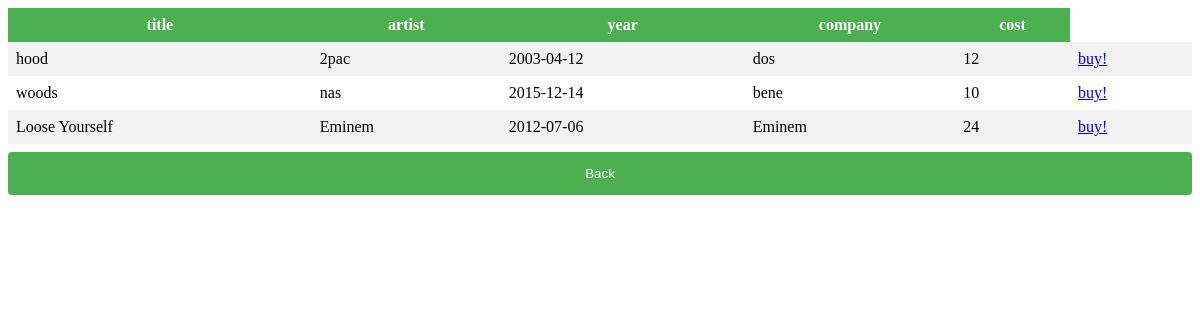
Page /hiphop1.php on the committed database.
### tables this page shows
CREATE TABLE `hiphop` (
  `title` text NOT NULL,
  `artist` text NOT NULL,
  `year` date NOT NULL,
  `company` text NOT NULL,
  `cost` int(11) NOT NULL,
  `category` text NOT NULL
);

### hiphop1.php (the view, shortened to what this page needs)
<html>
    <head>
            </head>
<body>
<?php
 $con = mysqli_connect("localhost", "root", "", "cd");
 $sql = "SELECT title,artist,year,company,cost FROM hiphop";
$result = mysqli_query($con, $sql);
?>
    <table cellpadding="2" cellspacing="2" border="0">
        <tr>
            <th>title</th>
            <th>artist</th>
            <th>year</th>
            <th>company</th>
            <th>cost</th>
       </tr>
    <?php if (mysqli_num_rows($result) > 0) {
    while($row = mysqli_fetch_assoc($result)) { ?>
        <tr>
            <td><?php echo $row["title"]; ?></td>
            <td><?php echo $row["artist"]; ?></td>
            <td><?php echo $row["year"]; ?></td>
            <td><?php echo $row["company"]; ?></td>
            <td><?php echo $row["cost"]; ?></td>
            <td><a href='basket.php?artist=<?php echo $row["artist"]; ?>'>buy!</a></td>
            </tr>
        <?php }
        }
     ?>
        </table>
 <form action="central.html" method="POST">
 <input value="Back" type="submit">
 </form>
</body>
</html>

### hiphop1.php (style rules this page uses)
input[type=submit] { width:100%; background-color:4CAF50; color:white; padding:14px 20px; margin:8px 0px; border:none; border-radius:4px; cursor:pointer; }
table { border-collapse:collapse; width:100% }
th,td { textalign:left; padding:8px; }
tr:nth-child(even) { background-color:#f2f2f2 }
th { background-color:#4CAF50; color:white; }

### rows in the picture
hiphop: title "hood", artist "2pac", year "2003-04-12", company "dos", cost "12"
hiphop: title "woods", artist "nas", year "2015-12-14", company "bene", cost "10"
hiphop: title "Loose Yourself", artist "Eminem", year "2012-07-06", company "Eminem", cost "24"
